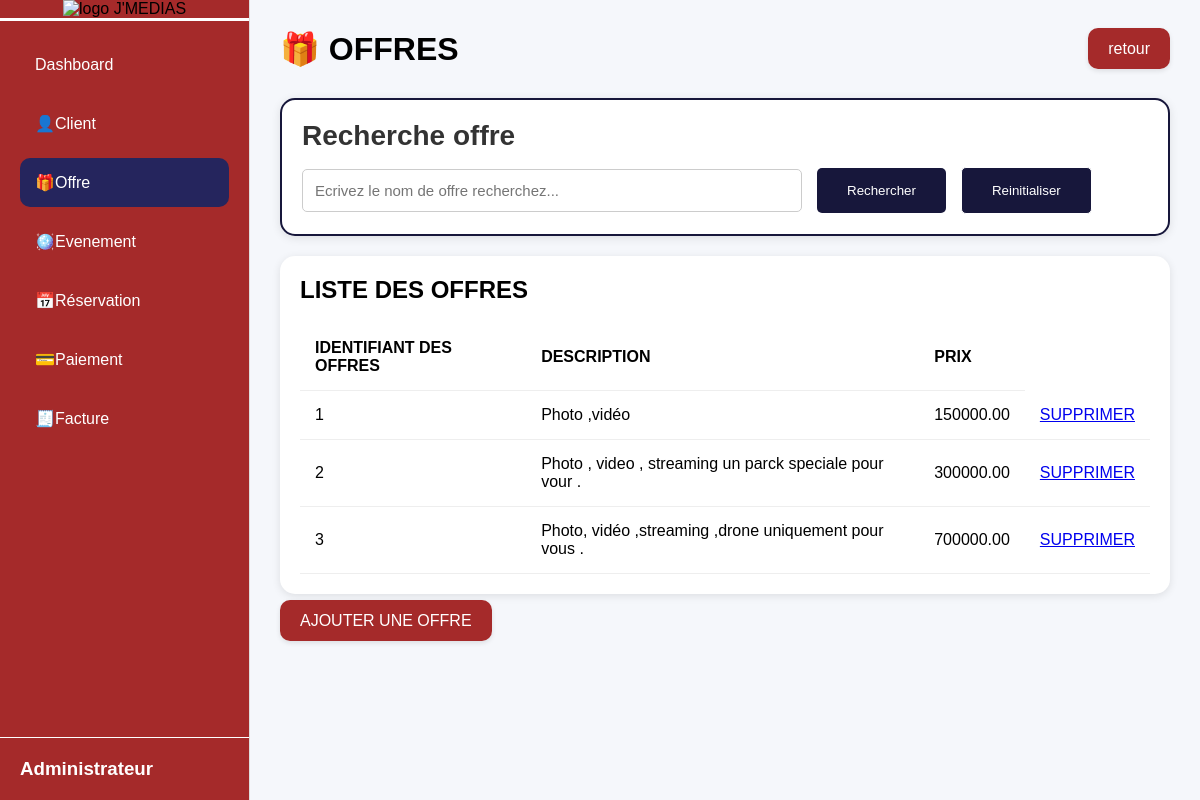
Page /offre.php (signed in) on the committed database.
### tables this page shows
CREATE TABLE `offre` (
  `id_offre` int(11) NOT NULL,
  `libelle_offre` enum('Basic','Medium','Premium') DEFAULT NULL,
  `description` text DEFAULT NULL,
  `prix` decimal(10,2) DEFAULT NULL
);

### offre.php (the view, shortened to what this page needs)
<?php
require '../config/database.php';
$offre =$pdo->query("SELECT* FROM offre")->fetchall();
?>
<!DOCTYPE html>
<html lang="en">
<head>
</head>
<link rel="stylesheet" href="../css/admin_offre.css">
<body>
<div class="container">
     <aside class="sidebar">
     <div class="logo">
        <img src="../images/logo.png" alt="logo J'MEDIAS" >
     </div>
    <ul class="menu">
        <li >
            <a href="#">Dashboard</a>
        </li>
        <li>
            <a href="client.php">👤Client</a>
        </li>
        <li class="active">
            <a href="offre.php"> 🎁Offre</a>
        </li>
        <li >
            <a href="evenement.php">🪩Evenement</a>
        </li>
         <li>
            <a href="reservation.php">📅Réservation</a>
        </li>
        <li>
            <a href="paiement.php">💳Paiement</a>
        </li>
        <li>
            <a href="facture.php">🧾Facture</a>
        </li>
    </ul>
    <div class="admin">
        <h3>
          <?= $_SESSION['droit']?>
        </h3>
    </div>
   </aside>
<main class="main-content">
    <header class="header">
        <h1>
             🎁 OFFRES
        </h1>
        <div class="date">
            <a href="dashboard.php">retour</a>
        </div>
    </header>
<section class="recherche-client">
   <div >
    <h3>
        Recherche offre
    </h3>
    <form action="" method="get" class="search-form">
        <input type="text" name="description" placeholder="Ecrivez le nom de offre recherchez...">
        <button type="sbmit"class="btn-rechercher">
            Rechercher
        </button>
        <button type="reset"class="btn-reset">
            Reinitialiser
        </button>
    </form>
   </div>
  </section>
    <div class="tables">
        <section class="table-box">
            <h2>
                LISTE DES OFFRES
            </h2>
    <table>
         <tr>
            <th>
              IDENTIFIANT DES OFFRES
            </th>
             <th>
               DESCRIPTION
            </th>
             <th>
                PRIX
            </th>
        </tr>
        <?php  foreach($offre as $o): ?>
        <tr>
            <td>
                <?= $o['id_offre']?>
            </td>
            <td>
                <?= $o['description'] ?>
            </td>
            <td>
                <?= $o['prix'] ?>
            </td>
            <td>
                <a href="../gestionnaire/offres/Osupprimer.php?id_offre=<?= $o['id_offre']?>" onclick="return confirm('Voulez-vous supprimer?')">SUPPRIMER</a>
            </td>
        </tr>
      <?php endforeach;?>
    </table>
        </section>
 </div>
 <br>
<div class="date">
            <a href="#">AJOUTER UNE OFFRE</a>
        </div>
</main>
</body>
</html>

### admin_offre.css (style rules this page uses)
* { margin: 0; padding: 0; box-sizing: border-box; font-family: Arial, Helvetica, sans-serif; }
body { background: #f5F7fb; }
.container { display: flex; min-height: 100vh; }
.sidebar { width: 250px; background: brown; border-right: 1px solid #ddd; display: flex; flex-direction: column; }
.logo { text-align: center; padding: 2Opx 10px; border-bottom: 3px solid white; }
.logo img { width: 120px; height: auto; max-width: 100%; }
.menu { list-style: none; padding: 20px; }
.menu li { padding: 15px; margin-bottom: 10px; border-radius: 10px; cursor: pointer; }
.menu li a { text-decoration: none; color: white; }
.menu li:hover, .menu .active { background: rgb(37, 37, 93); color: brown; }
.admin { margin-top: auto; padding: 20px; border-top: 1px solid #fff; color: #fff; }
.main-content { flex: 1; padding: 30px; }
.header { display: flex; justify-content: space-between; align-items: center; margin-bottom: 30px; }
.date a { background: brown; padding: 12px 20px; border-radius: 10px; box-shadow: 0 2px 5px rgba(0,0,0,0.1); text-decoration: none; color: white; }
.recherche-client { background: #fff; border: 2px solid rgb(23, 23, 59); border-radius: 15px; padding: 20px; margin: 20px 0; box-shadow: 0 2px 10px rgba(0,0,0,0.1); }
.recherche-client h3 { margin-bottom: 15px; color: #333; font-size: 28px; }
.search-form { display: flex; gap: 15px; align-items: center; flex-wrap: wrap; }
.search-form input { padding: 12px; border: 1px solid #ccc; border-radius: 5px; font-size: 15px; }
.search-form input { width: 500px; }
.btn-rechercher { background: rgb(23, 23, 59); color: #fff; border: none; padding: 15px 30px; border-radius: 5px; cursor: pointer; }
.btn-reset { background: rgb(23, 23, 59); color: #fff; border: 1px solid #fff; padding: 15px 30px; border-radius: 5px; cursor: pointer; }
.table-box { background: white; padding: 20px; border-radius: 15px; box-shadow: 0 2px 8px rgba(0,0,0,0.1); }
.table-box h2 { margin-bottom: 20px; }
table { width: 100%; border-collapse: collapse; }
table th, table td { padding: 15px; border-bottom: 1px solid #eee; text-align: left; }

### rows in the picture
offre: id_offre "1", description "Photo ,vidéo", prix "150000.00"
offre: id_offre "2", description "Photo , video , streaming un parck speciale pour vour .", prix "300000.00"
offre: id_offre "3", description "Photo, vidéo ,streaming ,drone uniquement pour vous .", prix "700000.00"

### other values in the picture
$_SESSION['droit'] "Administrateur"
